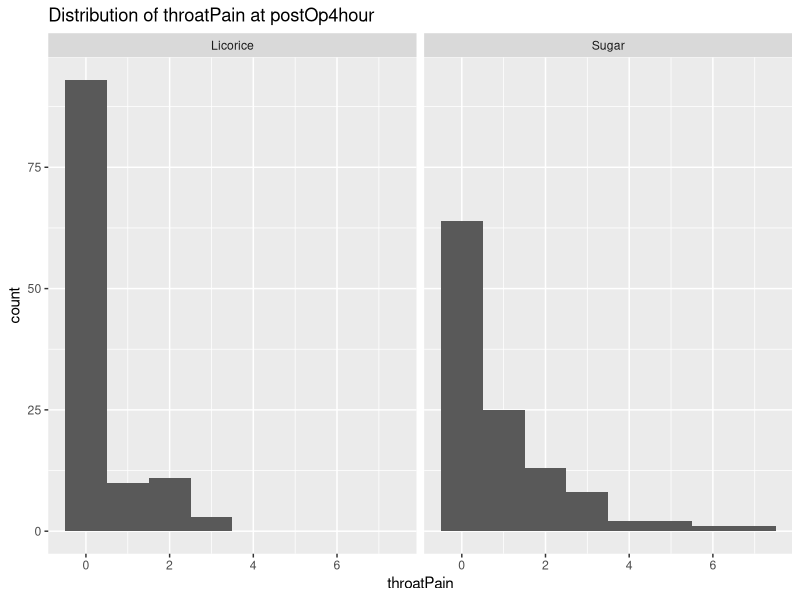

Here is the R script that generated this plot:
## ---- chunk 1
knitr::opts_chunk$set(echo = TRUE)
## ---- chunk 2
library(patchwork)
library(tidyverse)
library(here)
library(broom)

# Load data
joined_exam_data <- read_delim(here("data","joined_exam_data_2025-09-09.txt"))

# Mutate from character to factor
joined_exam_data <- joined_exam_data %>% 
  mutate(across(where(is.character), as.factor))
## ---- chunk 3
# Create dataset with one row per participant
patient_level_data <- joined_exam_data %>% 
  distinct(patient_id, treat, smoking, gender, age, BMI)

# Table of treatment (rows) by smoking (columns) - one per patient
table(patient_level_data$treat, patient_level_data$smoking) %>% 
  knitr::kable(
    caption = "Treatment Distribution by Smoking Status",
    col.names = c("Current", "Never", "Past")
  )
## ---- chunk 4
chisq.test(table(patient_level_data$treat, patient_level_data$smoking)) %>% 
  tidy() %>% 
  knitr::kable(
    digits = 3,
    col.names = c("Chi-square", "p-value", "df", "Method"),
    caption = "Association between Treatment and Smoking Status"
  )
## ---- chunk 5
## Table of treatment (rows) by gender (columns) - one per patient
table(patient_level_data$treat, patient_level_data$gender) %>% 
  knitr::kable(
    caption = "Treatment Distribution by Gender",
    col.names = c("Female", "Male")
  )
## ---- chunk 6
chisq_treat_gender_result <- chisq.test(table(patient_level_data$treat, patient_level_data$gender)) %>% 
  tidy() %>% 
  rename(
    chi_square = statistic,
    degrees_of_freedom = parameter
  ) %>% 
  knitr::kable(
    digits = 3,
    col.names = c("Chi-square", "p-value", "df", "Method"),
    caption = "Association between Treatment and Gender"
  )

chisq_treat_gender_result
## ---- chunk 7
## Filter to 4-hour timepoint only
postOp4h_data <- joined_exam_data %>% 
  filter(time == "postOp4hour")

## Create plot
ggplot(postOp4h_data, aes(x = throatPain)) +
  geom_histogram(binwidth = 1) +
  facet_wrap(~treat) +
  labs(title = "Distribution of throatPain at postOp4hour")
## ---- chunk 8
### Descriptive statistics by treatment
postOp4h_data %>% 
  group_by(treat) %>% 
  summarise(
    mean_pain = mean(throatPain, na.rm = TRUE),
    median_pain = median(throatPain, na.rm = TRUE),
    prop_no_pain = mean(throatPain == 0, na.rm = TRUE),
    n = n()
  ) %>% 
  knitr::kable(
    digits = 3,
    caption = "Throat Pain at 4 Hours Post-Operation by Treatment"
  )

### Statistical test - Wilcoxon (appropriate for skewed pain data)
wilcox.test(throatPain ~ treat, data = postOp4h_data) %>% 
  tidy() %>% 
  knitr::kable(
    digits = 3,
    col.names = c("Statistic", "p-value", "Method", "Alternative"),
    caption = "Wilcoxon Test: Treatment Effect at 4 Hours"
  )
## ---- chunk 9
### Mixed effects model with all timepoints
library(lme4)
library(broom.mixed)

throat_model <- lmer(throatPain ~ treat * time + (1|patient_id), 
                     data = joined_exam_data)

### Tidy results focusing on treatment effects
tidy(throat_model, effects = "fixed") %>% 
  knitr::kable(digits = 3, caption = "Mixed Effects Model Results") 

### Full model summary
summary(throat_model)
